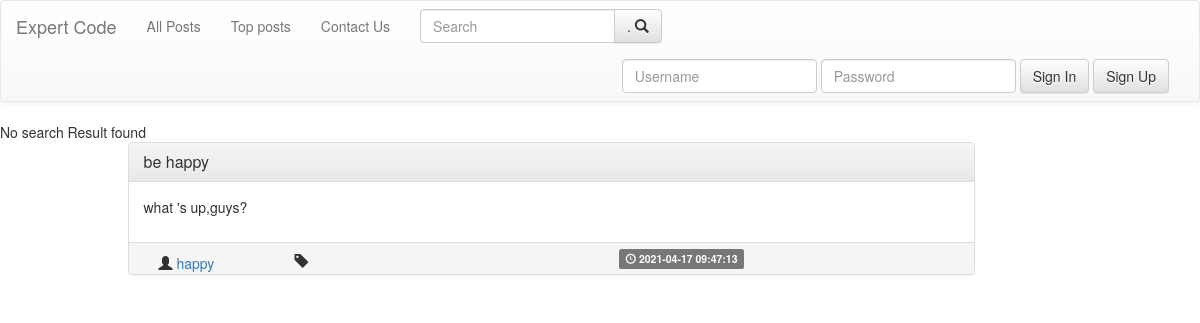
Screenshot of /posts/search.php with the database file from the repository.
### tables this page shows
CREATE TABLE `posts` (
  `postID` int(11) NOT NULL,
  `postTitle` varchar(200) NOT NULL,
  `postDesc` varchar(10000) NOT NULL,
  `postTime` timestamp NOT NULL DEFAULT current_timestamp() ON UPDATE current_timestamp(),
  `postTag` varchar(40) NOT NULL,
  `postAuthor` varchar(40) NOT NULL
);

### include/frame_post.php (the view, shortened to what this page needs)
<?php
	include_once("bootstrap_cdn.php");
?>
<div class="container">
		<div class="row">
			<div class="col-md-9 col-md-offset-1">
			<div class="panel panel-default">
		  		<div class="panel-heading">
		    		<h3 class="panel-title">
		    			<a href=<?php echo "post.php?id="; echo $id; ?> ><?php echo $title; ?></a>
		    		</h3>
		  		</div>
		  		<div class="panel-body">
						<?php
							echo $desc;
		    		?>
		  		</div>
		  		<div class="panel-footer">
						<span class="col-sm-2">
				  			<span class="glyphicon glyphicon-user" aria-hidden="true"></span>
				  			<a href=<?php echo "../users/profile.php?user="; echo $author; ?> >
										<?php echo $author?>
				  			</a>
					</span>
					<span class="col-sm-2">
							<span class="glyphicon glyphicon-tag" aria-hidden="true"></span>
					</span>
						<span class="col-sm-3">
						</span>
		  			<span class="label label-default">
							<span class="glyphicon glyphicon-time" aria-hidden="true"></span> <?php echo $time ?>
						</span>
		  		</div>
			</div>
		</div>
		</div>
</div>

### posts/search.php (shortened to what this page needs)
<?php
include("../include/url_posts.php");
if(isset($_POST['submit'])) {
	$q=$_POST['q'];
} else {
	printf("No search Result found");
	$q='';
}
$query="SELECT *
		FROM posts
		WHERE postTitle like '% $q %' OR
					postTag like '$q' OR
					postDesc like '$q' OR
					postAuthor like '$q'
		";
$result=mysqli_query($conn , $query);
if(mysqli_num_rows($result)) {
	while($post=mysqli_fetch_assoc($result)) {
		$id=$post['postID'];
		$title=$post['postTitle'];
		$desc=$post['postDesc'];
		$author=$post['postAuthor'];
		$time=$post['postTime'];
		include("../include/frame_post.php");
	}
}
?>

### rows the page displays
posts: postTitle "be happy", postDesc "what 's up,guys?", postAuthor "happy", postTime "2021-04-17 09:47:13"
